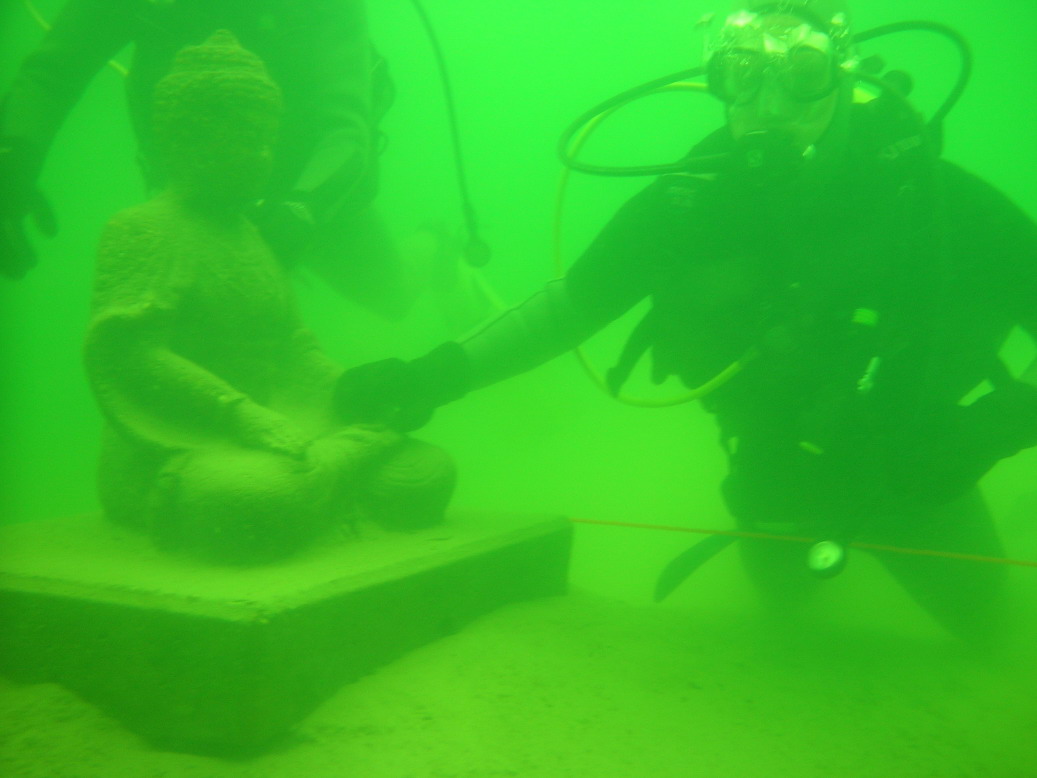
%> input picture images/highlight/inputs/statue.jpeg, 1037 x 778 px
$ octave highlight.m   (GNU Octave 9; MATLAB toolbox functions it lacks are replaced by stand-ins)
%> lines starting %> are read from the running program, lines starting %| are printed output that depends on the picture
clear, close all, clc

img2 = rgb2gray(imread('../images/highlight/inputs/statue.jpeg'));
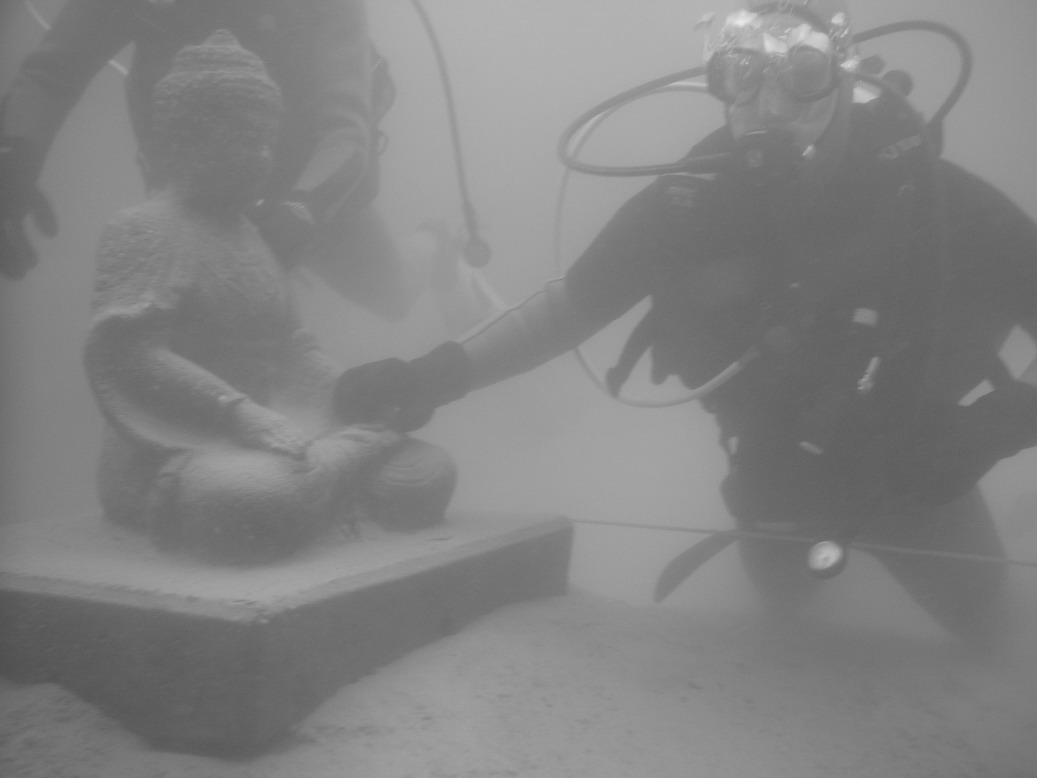
%> img2: size 778x1037 uint8; min 78, max 234, mean 130.3
figure, imshow(img2)


Img2 = fftshift(fft2(img2));
Img2_m = abs(Img2);
Img2_f = angle(Img2);
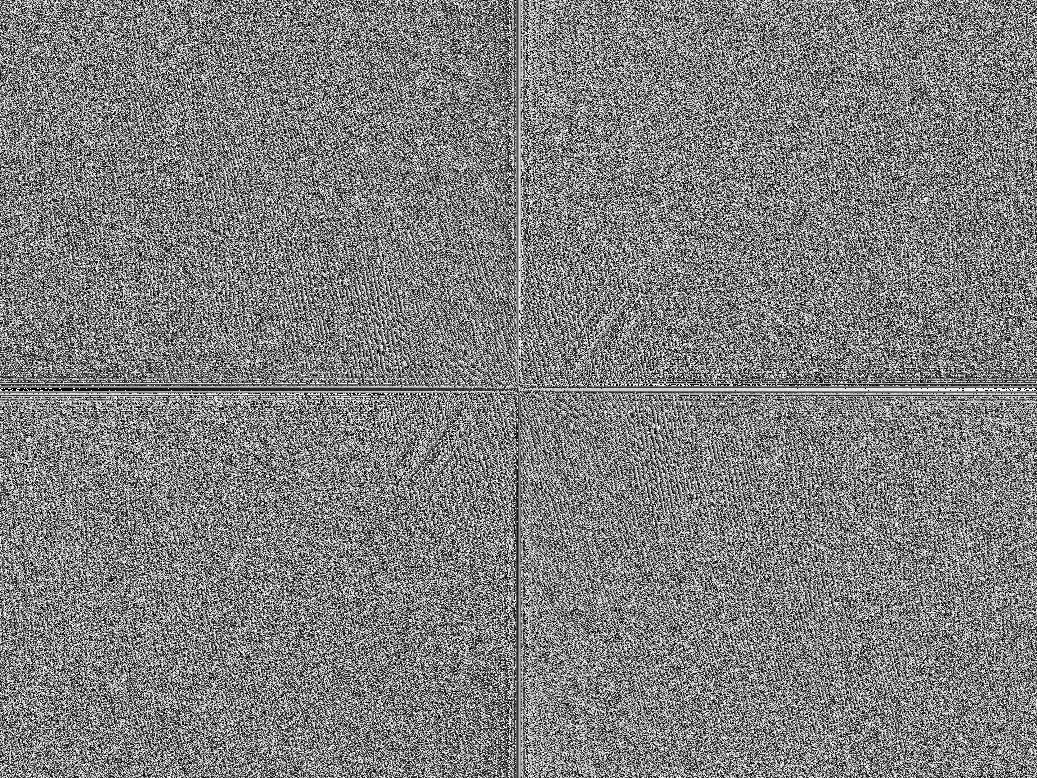
%> Img2_f: size 778x1037 double; min -3.14, max 3.14, mean 1.48e-18; drawn with min black and max white

##figure, imshow(log(Img2_m),[]);
##figure, imshow(Img2_f,[]);

img2i = abs(ifft2(ifftshift(Img2)));

%% Filtragem sem padding
[M,N] = size(img2);
%> M = 778; N = 1037
[u,v] = meshgrid(1:N,1:M);
D = sqrt((u-M/2).^2 + (v-N/2).^2);

gamaL = 0.5;
gamaH = 2;
c = 1;
D0 = 80;

Hlp = (gamaH - gamaL)*(1 - exp(-c*((D.^2)/(D0.^2)))) + gamaL;
##Hlp = exp(-D.^2/(2*D0^2));

##figure, imshow(Hlp,[])
##figure, imshow(log(Hlp),[])
##figure, mesh(H)

Im2f_m = Img2_m.*Hlp;

##figure, imshow(log(Im2f_m),[]);

j = sqrt(-1);
Im2f = Im2f_m.*exp(j*Img2_f);

img2fi = uint8(real(ifft2(ifftshift(Im2f))));
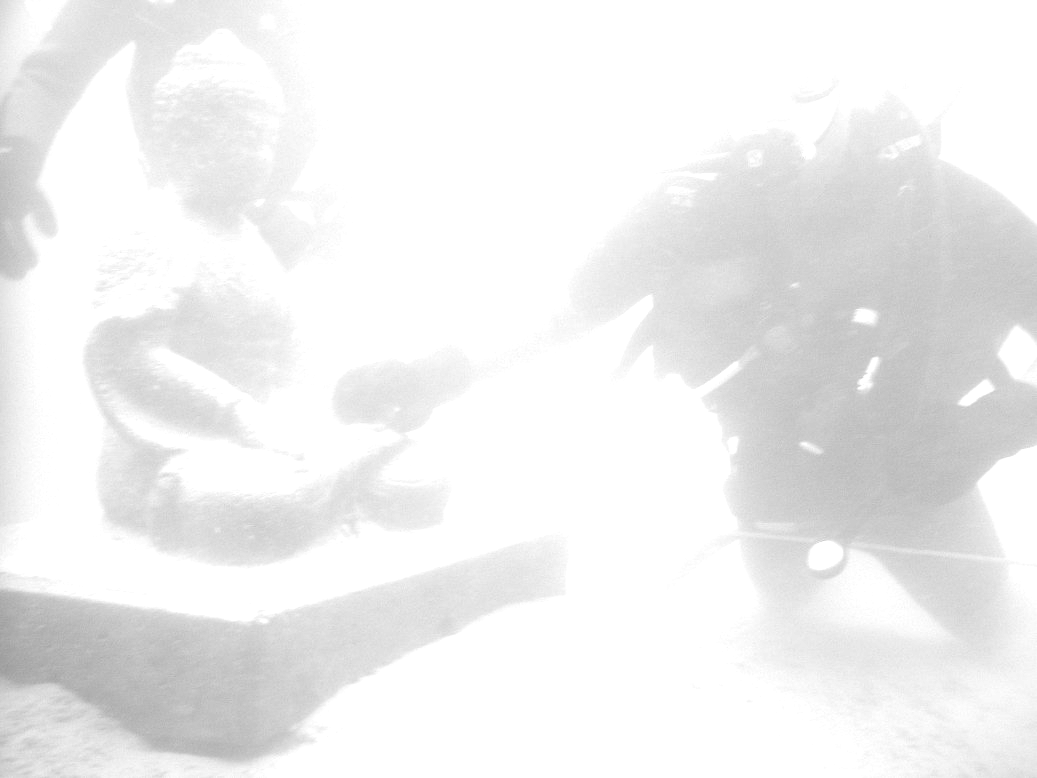
%> img2fi: size 778x1037 uint8; min 155, max 255, mean 239.2

figure, imshow(img2fi)

$ run again, with images/highlight/inputs/dipper.jpeg copied over images/highlight/inputs/statue.jpeg
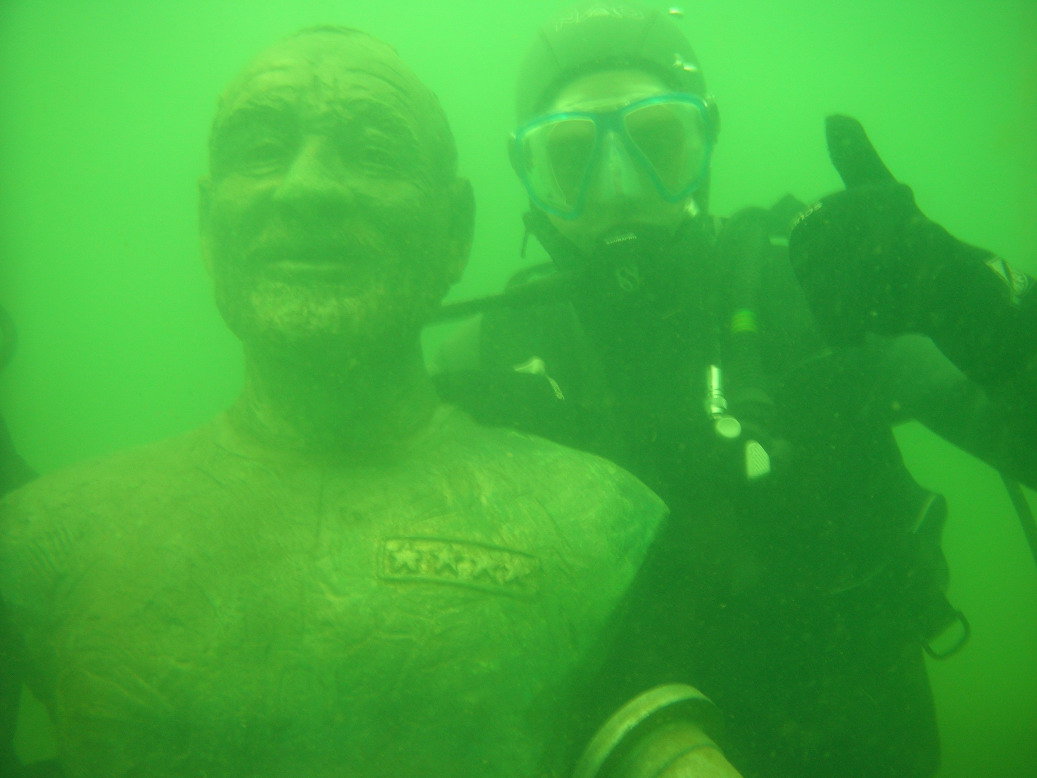
%> input picture images/highlight/inputs/dipper.jpeg, 1037 x 778 px
%> `Img2_f = angle(Img2);`:
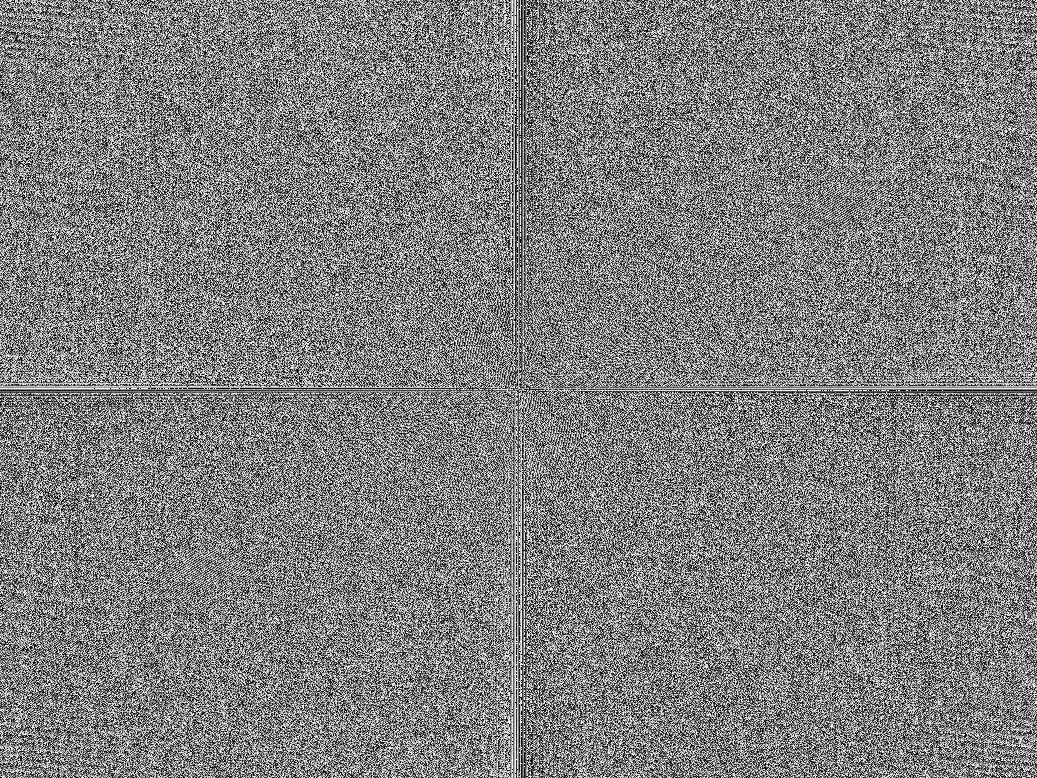
%> Img2_f: size 778x1037 double; min -3.14, max 3.14, mean -1.48e-18; drawn with min black and max white
%> `img2fi = uint8(real(ifft2(ifftshift(Im2f))));`:
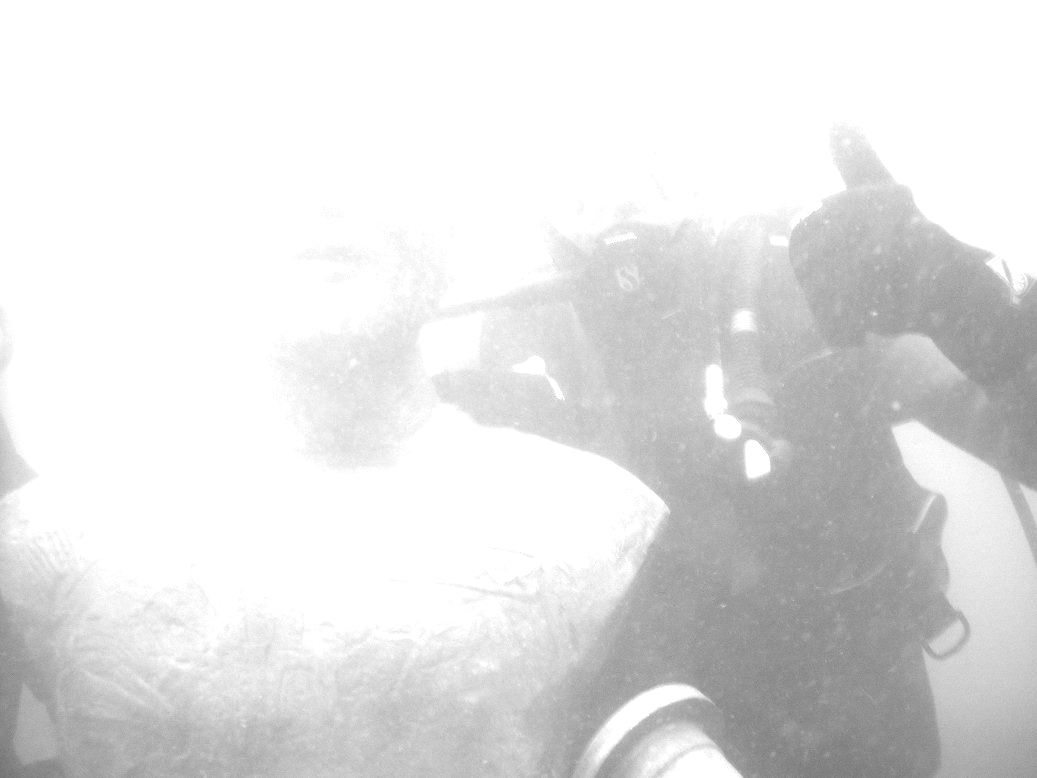
%> img2fi: size 778x1037 uint8; min 115, max 255, mean 225.9
